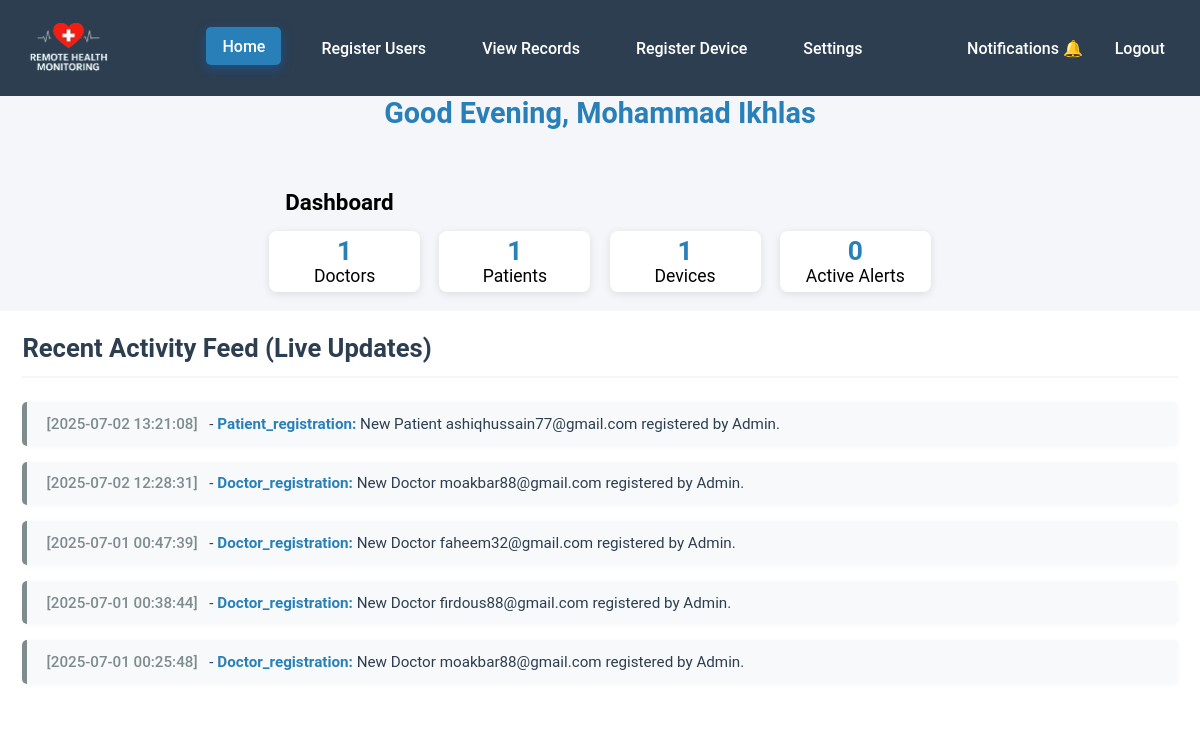
/admin-dashboard/ (signed in), run on the app's committed database.
### medidash/models.py (models this page shows, shortened)
class SystemNotification(models.Model):
    recipient = models.ForeignKey(CustomUser, on_delete=models.CASCADE, related_name='notifications')
    message = models.TextField()
    notification_type = models.CharField(max_length=100, default='info',
                                        choices=[('info', 'Information'), ('warning', 'Warning'), ('success', 'Success'), ('error', 'Error')])
    timestamp = models.DateTimeField(auto_now_add=True)
    is_read = models.BooleanField(default=False)
    class Meta:
        ordering = ['-timestamp']

### medidash/views.py (the view)
# urls.py: path('admin-dashboard/', views.admin_dashboard, name='admin_dashboard'),
@login_required(login_url='login')
@user_passes_test(is_admin, login_url='access_denied')
def admin_dashboard(request):
    doctors_count = DoctorProfile.objects.count()
    patients_count = PatientProfile.objects.count()
    devices_count = Device.objects.count()
    pending_alerts_count = Alert.objects.filter(status='pending').count()
    recent_registrations = SystemNotification.objects.filter(
        notification_type__in=['user_registration', 'doctor_registration', 'patient_registration']
    ).order_by('-timestamp')[:5]
    recent_device_updates = SystemNotification.objects.filter(
        notification_type__in=['device_registered', 'device_offline', 'device_data_sync']
    ).order_by('-timestamp')[:5]
    current_hour = timezone.now().hour
    if current_hour >= 5 and current_hour < 12:
        greeting_text = "Good Morning"
    elif current_hour >= 12 and current_hour < 17:
        greeting_text = "Good Afternoon"
    elif current_hour >= 17 and current_hour < 20:
        greeting_text = "Good Evening"
    else:
        greeting_text = "Hello"
    unread_notifications_count = SystemNotification.objects.filter(
        recipient=request.user,
        is_read=False
    ).count() if request.user.is_authenticated else 0
    context = {
        'greeting_text': f"{greeting_text}, Admin!",
        'total_doctors': doctors_count,
        'total_patients': patients_count,
        'total_devices': devices_count,
        'active_alerts_count': pending_alerts_count,
        'offline_devices_count': Device.objects.filter(is_active=False).count(),
        'online_devices_count': Device.objects.filter(is_active=True).count(),
        'username': request.user.username,
        'profile_pic_url': 'https://placehold.co/40x40/f0f4f7/556080?text=AD',
        'unread_notifications_count': unread_notifications_count,
        'recent_activities': recent_registrations,
    }
    return render(request, 'admin/admin-panel.html', context) # Adjusted path

### medidash/views.py (called while the page is built)
def is_admin(user):
    return user.is_authenticated and user.role == 'admin'

### templates/admin/admin-panel.html (shortened to what this page needs)
{% load static %}
<!DOCTYPE html>
<html lang="en">
<head>
    <link rel="stylesheet" href="{% static 'styles/admin-panel.css' %}">
</head>
<body>
    <div class="header">
       <header class="header-container">
        <div class="logoside">
            <img src="{% static 'innerimg/logo.png' %}" alt="logo" loading="lazy">
        </div>
        <div class="main-nav" id="navMenu">
            <a href="{% url 'admin_dashboard' %}" Id="home-a" class="active">Home</a>
        <a href="{% url 'admin_register_user' %}" id="patient-a">Register Users</a>
        <a href="{% url 'admin_view_records' %}" id="alert-a">View Records</a>
        <a href="{% url 'admin_register_device' %}" id="device-a">Register Device</a>
        <a href="{% url 'admin_settings' %}" id="setting-a">Settings</a>
        </div>
        <div class="rightside">
            <a href="{% url 'admin_notifications' %}" class="notification">Notifications 🔔</a>
            <a href="{% url 'logout' %}" id="logout-a">Logout</a>
        </div>
        </header>
    </div>
    <div class="main-container">
      <h2 id="greeting"></h2>
        <main class="main-content">
            <h2 class="main-header">Dashboard</h2>
            <div class="cards-container">
                <div class="data-card">
                    <h2 class="no-info"><strong>{{ total_doctors }}</strong></h2>
                    <span class="data-name">Doctors</span></div>
                <div class="data-card">
                    <h2 class="no-info"><strong>{{ total_patients }}</strong></h2>
                    <span class="data-name">Patients</span></div>
                <div class="data-card">
                    <h2 class="no-info"><strong>{{ total_devices }}</strong></h2>
                    <span class="data-name">Devices</span></div>
                <div class="data-card">
                    <h2 class="no-info"><strong>{{ active_alerts_count }}</strong></h2>
                    <span class="data-name">Active Alerts</span></div>
            </div>
        </main>
        <section class="recent_activities">
          <h2 class="activites-head">Recent Activity Feed (Live Updates)</h2>
          <ul class="activities-feed">
           {% if recent_activities %}
                {% for activity in recent_activities %}
                    <li><span>{{ activity.timestamp|date:"[Y-m-d H:i:s]" }}</span> - <strong>{{ activity.notification_type|capfirst }}:</strong> {{ activity.message }}</li>
                {% endfor %}
            {% else %}
                <li>No recent activity to display.</li>
            {% endif %}
          </ul>
        </section>
    </div>
</body>
</html>

### static/styles/admin-panel.css (style rules this page uses)
* { padding: 0; margin: 0; box-sizing: border-box; }
:root { --background-color: #f4f6f9; --primary-color: #2980b9; --secondary-color: #7f8c8d; --button-color:#3498db; --header-footer-color: #2c3e50; --panel-bg-color: #34495e; --alert-color: #e74c3c; --box-background-color:white; --normal-color:green; --text-primary: #2c3e50; --text-secondary: #7f8c8d; --text-on-dark: #ffffff; }
html body { font-family: 'Roboto', sans-serif; background: var(--box-background-color); }
.header { background-color: var(--header-footer-color); }
.header-container { display: flex; flex-direction: row; justify-content: space-between; align-items: center; margin-inline: 1.2rem; color: white; gap: 2rem; }
.logoside { width: 8.5%; height:6rem; animation: slideDown 0.9s ease-in-out; animation-iteration-count: 1; animation-fill-mode: forwards; }
.logoside img { width: 100%; height: 100%; }
.main-nav { display: flex; gap: 1.5rem; animation: slideInFromTop 1s ease-out; }
.main-nav a { color: var(--text-on-dark); text-decoration: none; font-size: 1rem; font-weight: 500; padding: 0.6rem 1rem; border-radius: 5px; transition: all 0.3s ease; }
.main-nav a:hover, .main-nav .active { background-color: var(--primary-color); transform: translateY(-2px); box-shadow: 0 4px 12px rgba(0, 123, 255, 0.3); }
#logout-a { color: var(--text-on-dark); text-decoration: none; font-size: 1rem; font-weight: 500; padding: 0.6rem 1rem; border-radius: 5px; transition: all 0.3s ease; }
.rightside { display: flex; flex-direction: row; flex-direction: center; align-items: center; gap: 0.98rem; animation: slideDown 1.4s ease-in-out; animation-iteration-count: 1; animation-fill-mode: forwards; }
.notification { color: var(--text-on-dark); font-size: 1rem; font-weight: 500; text-decoration: none; display: flex; align-items: center; gap: 0.4rem; transition: all 0.3s ease; }
.main-container { background-color: var(--background-color); }
.main-content { margin: 0 auto; padding: 1.2rem; max-width: 700px; }
.main-header { padding: 1rem; font-size: 1.4rem; }
.cards-container { display: flex; flex-wrap: wrap; gap: 1.2rem; }
#greeting { font-size: 1.8rem; color: var(--primary-color); margin-bottom: 1.5rem; text-align: center; animation: slideInFromLeft 0.8s ease-out; }
.data-card { background-color: var(--box-background-color); padding: 0.33rem; border-radius: 0.5rem; min-width: 200px; max-width: 400px; box-shadow: 0px 2px 8px rgba(0, 0, 0, 0.1); text-align: center; font-size: 1.1rem; flex: 1; min-width: 150px; background: white; transition: all 0.3s linear 0s; }
.no-info { color: var(--primary-color); }
.data-name { font-size: 1.1rem; }
.recent_activities { margin: 0 auto ; padding: 1.4rem; background-color: white }
.activites-head { font-size: 1.6rem; color: var(--text-primary); margin-bottom: 1.5rem; border-bottom: 2px solid var(--background-color); padding-bottom: 0.8rem; }
.activities-feed { list-style: none; padding: 0; display: flex; flex-direction: column; gap: 1rem; }
.activities-feed li { background-color: #f8f9fa; padding: 0.8rem 1.2rem; border-radius: 5px; border-left: 5px solid var(--secondary-color); font-size: 0.95rem; color: var(--text-primary); box-shadow: 0 1px 5px rgba(0, 0, 0, 0.03); transition: all 0.2s ease; }
.activities-feed li span { font-weight: 500; color: var(--secondary-color); margin-right: 0.5rem; }
.activities-feed li strong { color: var(--primary-color); }

### data on the page
SystemNotification: timestamp "[2025-07-02 13:21:08]", notification_type "Patient_registration", message "New Patient ashiqhussain77@gmail.com registered by Admin."
SystemNotification: timestamp "[2025-07-02 12:28:31]", notification_type "Doctor_registration", message "New Doctor moakbar88@gmail.com registered by Admin."
SystemNotification: timestamp "[2025-07-01 00:47:39]", notification_type "Doctor_registration", message "New Doctor faheem32@gmail.com registered by Admin."
SystemNotification: timestamp "[2025-07-01 00:38:44]", notification_type "Doctor_registration", message "New Doctor firdous88@gmail.com registered by Admin."
SystemNotification: timestamp "[2025-07-01 00:25:48]", notification_type "Doctor_registration", message "New Doctor moakbar88@gmail.com registered by Admin."

### other printed values
{{ total_doctors }} "1"
{{ total_patients }} "1"
{{ total_devices }} "1"
{{ active_alerts_count }} "0"
